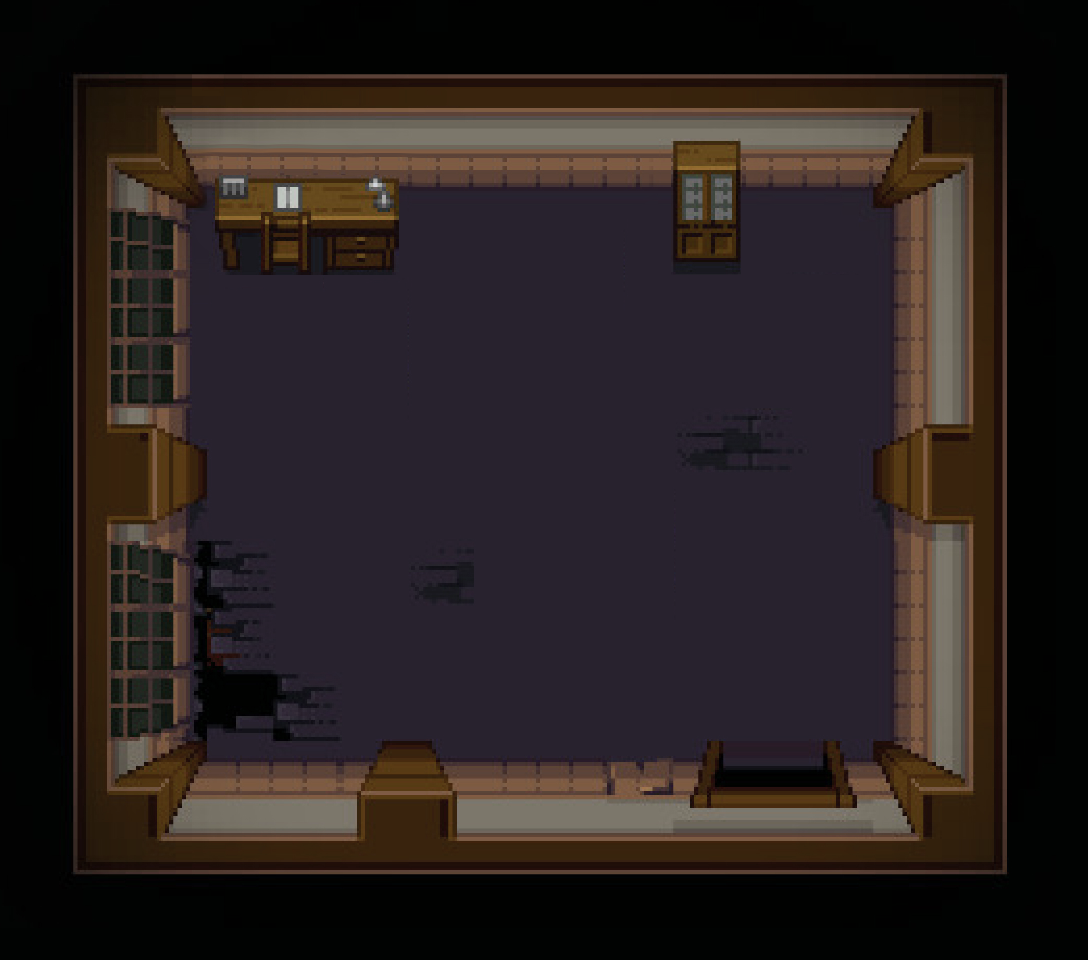

Rendered tile map (Tiled .tmx) drawn with the repository's tilesets; below, a short description and the full map source, tile grids included:
An orthogonal 34x30 tile map with 32x32 px tiles, 1 tile layer (base), 3 tilesets and 28 objects.

<map version="1.8" tiledversion="1.8.1" orientation="orthogonal" renderorder="right-down" width="34" height="30" tilewidth="32" tileheight="32" infinite="0" nextlayerid="6" nextobjectid="23">
 <tileset firstgid="1" name="Classroom" tilewidth="32" tileheight="32" tilecount="957" columns="33">
  <image source="Classroom.png" width="1082" height="944" />
  <tile id="0">
   <objectgroup draworder="index" id="2">
    <object id="1" x="0.666667" y="-1.33333" width="30.6667" height="32.6667" />
    <object id="2" x="128.667" y="76" />
   </objectgroup>
  </tile>
  <tile id="32">
   <objectgroup draworder="index" id="3">
    <object id="2" x="0" y="-0.666667" width="31.3333" height="31.3333" />
    <object id="3" x="-3.33333" y="-28" />
   </objectgroup>
  </tile>
  <tile id="72">
   <objectgroup draworder="index" id="2">
    <object id="1" x="0" y="0" width="32" height="32" />
   </objectgroup>
  </tile>
  <tile id="80">
   <objectgroup draworder="index" id="2">
    <object id="1" x="0.666667" y="-0.666667" width="32.6667" height="33.3333" />
    <object id="2" x="0.666667" y="-58.6667" />
   </objectgroup>
  </tile>
 </tileset>
 <tileset firstgid="958" name="cabinet" tilewidth="70" tileheight="137" tilecount="1" columns="1">
  <image source="Cabinet.png" width="70" height="137" />
  <tile id="0">
   <objectgroup draworder="index" id="3">
    <object id="2" x="0.666667" y="0.666667" width="68.6667" height="120.667" />
    <object id="3" x="97.3333" y="-136" />
   </objectgroup>
  </tile>
 </tileset>
 <tileset firstgid="959" name="desk" tilewidth="187" tileheight="100" tilecount="1" columns="1">
  <image source="Desk.png" width="187" height="100" />
  <tile id="0">
   <objectgroup draworder="index" id="2">
    <object id="1" x="0.666667" y="-0.666667" width="185.333" height="97.3333" />
   </objectgroup>
  </tile>
 </tileset>
 <layer id="1" name="base" width="34" height="30">
  <data encoding="csv">
8,2,3,4,5,6,7,8,9,10,11,12,13,8,15,16,17,18,19,20,21,22,23,24,25,26,27,28,29,30,31,32,8,8,
34,35,36,37,38,39,40,41,42,43,44,45,46,47,48,49,50,51,52,53,54,55,56,57,58,59,60,61,62,63,64,65,66,8,
67,68,69,70,71,72,93,74,75,76,77,78,79,80,84,82,83,84,85,86,87,88,89,90,91,92,93,94,95,96,97,98,99,8,
100,101,102,103,104,105,106,107,108,109,110,111,112,113,114,115,116,117,118,119,120,121,122,123,124,125,126,127,128,129,130,131,132,8,
133,134,135,136,137,138,139,140,141,142,143,144,145,146,147,148,149,150,151,152,153,154,155,156,157,158,159,160,161,162,163,164,165,8,
166,167,168,169,170,171,172,173,174,175,176,177,178,179,180,181,182,183,184,185,186,187,188,189,190,191,192,193,194,195,196,197,198,8,
199,200,201,202,203,204,205,206,207,208,209,210,211,212,213,214,215,216,217,218,219,220,221,222,223,224,225,226,227,228,229,230,231,8,
232,233,234,235,236,237,238,239,240,241,242,243,244,245,246,247,248,249,250,251,252,253,254,255,256,257,258,259,260,261,262,263,264,8,
265,266,267,268,269,270,271,272,273,274,275,276,277,278,279,280,281,282,283,284,285,286,287,288,289,290,291,292,293,294,295,296,297,8,
298,299,300,301,302,303,304,305,306,307,308,309,310,311,312,313,314,315,316,317,318,319,320,321,322,323,324,325,326,327,328,329,330,8,
331,332,333,334,335,336,337,338,339,340,341,342,343,344,345,346,347,348,349,350,351,352,353,354,355,356,357,358,359,360,361,362,363,8,
364,365,366,367,368,369,370,371,372,373,374,375,376,377,378,379,380,381,382,383,384,385,386,387,388,389,390,391,392,393,394,395,396,8,
397,398,399,400,401,402,403,404,405,406,407,408,409,410,411,412,413,414,415,416,417,418,419,420,421,422,423,424,425,426,427,428,429,8,
430,431,432,433,434,435,436,437,438,439,440,441,442,443,444,445,446,447,448,449,450,451,452,453,454,455,456,457,458,459,460,461,462,8,
463,464,465,466,467,468,469,470,471,472,473,474,475,476,477,478,479,480,481,482,483,484,485,486,487,488,489,490,491,492,493,494,495,8,
496,497,498,499,500,501,502,503,504,505,506,507,508,509,510,511,512,513,514,515,516,517,518,519,520,521,522,523,524,525,526,527,528,8,
529,530,531,532,533,534,535,536,537,538,539,540,541,542,543,544,545,546,547,548,549,550,551,552,553,554,555,556,557,558,559,560,561,8,
562,563,564,565,566,567,568,569,570,571,572,573,574,575,576,577,578,579,580,581,582,583,584,585,586,587,588,589,590,591,592,593,594,8,
595,596,597,598,599,600,601,602,603,604,605,606,607,608,609,610,611,612,613,614,615,616,617,618,619,620,621,622,623,624,625,626,627,8,
628,629,630,631,632,633,634,635,636,637,638,639,640,641,642,643,644,645,646,647,648,649,650,651,652,653,654,655,656,657,658,659,660,8,
661,662,663,664,665,666,667,668,669,670,671,672,673,674,675,676,677,678,679,680,681,682,683,684,685,686,687,688,689,690,691,692,693,8,
694,695,696,697,698,699,700,701,702,703,704,705,706,707,708,709,710,711,712,713,714,715,716,717,718,719,720,721,722,723,724,725,726,8,
727,728,729,730,731,732,733,734,735,736,737,738,739,740,741,742,743,744,745,746,747,748,749,750,751,752,753,754,755,756,757,758,759,8,
760,761,762,763,764,765,766,767,768,769,770,771,772,773,774,775,776,777,778,779,780,781,782,783,784,785,786,787,788,789,790,791,792,8,
793,794,795,796,797,798,799,800,801,802,803,804,805,806,807,808,809,810,811,812,813,814,815,816,817,818,819,820,821,822,823,824,825,8,
826,827,828,829,830,831,832,833,834,835,836,837,838,839,840,841,842,843,844,845,846,847,848,849,850,851,852,853,854,855,856,857,858,8,
859,860,861,862,863,864,865,866,867,868,869,870,871,872,873,874,875,876,877,878,879,880,881,882,883,884,885,886,887,888,889,890,891,8,
892,893,894,895,896,897,898,899,900,901,902,903,904,905,906,907,908,909,910,911,912,913,914,915,916,917,918,919,920,921,922,923,924,8,
925,926,927,928,929,8,8,932,933,934,935,936,937,938,939,940,941,942,943,944,945,946,947,948,949,950,951,952,953,954,955,956,957,8,
8,8,8,8,8,8,8,8,8,8,8,8,8,8,8,8,8,8,8,8,8,8,8,8,8,8,8,8,8,8,8,8,8,8
</data>
 </layer>
 <objectgroup id="4" name="Objects">
  <object id="1" gid="958" x="672" y="255" width="70" height="137" />
  <object id="2" gid="959" x="224" y="257" width="187" height="100" />
 </objectgroup>
 <objectgroup id="5" name="Collision">
  <object id="3" x="77.3333" y="81.3333" width="922.667" height="109.333" />
  <object id="5" x="894" y="187" width="111" height="684" />
  <object id="6" x="77" y="760" width="817" height="109" />
  <object id="7" x="74" y="193" width="112" height="574" />
  <object id="8" x="187.333" y="741.333" width="18" height="27.3333" />
  <object id="10" x="184" y="442.667" width="14" height="59.3333" />
  <object id="11" x="196.667" y="450.667" width="8" height="48" />
  <object id="13" x="174.667" y="187.333" width="29.3333" height="22.6667" />
  <object id="15" x="872.667" y="189.333" width="32" height="20.6667" />
  <object id="16" x="885.333" y="440.667" width="7.33333" height="62" />
  <object id="17" x="873.333" y="448.667" width="14.6667" height="47.3333" />
  <object id="18" x="875.333" y="740" width="27.3333" height="30" />
  <object id="19" x="706.667" y="738.667" width="13.3333" height="42" />
  <object id="20" x="823.333" y="739.333" width="19.3333" height="40" />
  <object id="21" x="380" y="746.667" width="53.3333" height="22.6667" />
  <object id="22" x="383.333" y="738.667" width="46" height="17.3333" />
 </objectgroup>
</map>